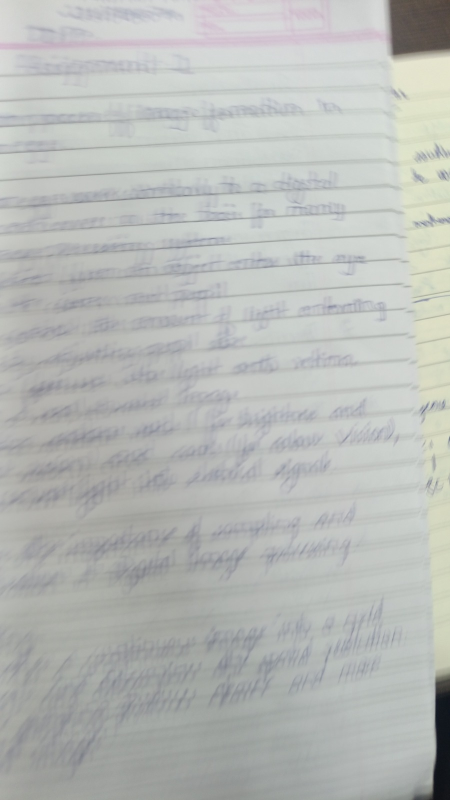
#> input picture dataset/raw/dhanush_doc_001.jpg, 900 x 1600 px (shown at 1/2 size); its folder holds only this picture in this run
$ python evaluate.py --pattern dataset/raw/dhanush_doc_001.jpg
#> lines starting #> are read from the running program, lines starting #| are printed output that depends on the picture; after the words box and inside, x2 and y2 are one past the last pixel; in counts of white or black regions, pixels touching at a corner belong together
### src/preprocessing/loader.py
"""Image loading and resizing utilities."""

from pathlib import Path

import cv2
import numpy as np


def load_image(image_path: str | Path) -> np.ndarray:
    """Load an image from disk in BGR color order.

    Raises FileNotFoundError if the path doesn't exist or OpenCV can't decode it.
    """
    image_path = Path(image_path)
    if not image_path.exists():
        raise FileNotFoundError(f"Image not found: {image_path}")

    image = cv2.imread(str(image_path))
#> image is the input picture: shape (1600, 900, 3); mean B, G, R 183.3, 185.9, 183.2
    if image is None:
        raise FileNotFoundError(f"Could not decode image: {image_path}")

    return image


def resize_image(image: np.ndarray, max_dimension: int = 1500) -> tuple[np.ndarray, float]:
    """Resize so the longer side is at most max_dimension, preserving aspect ratio.

    Large input photos slow down contour/edge detection without adding useful
    detail, so downscaling first speeds up the whole pipeline.
    Returns (resized_image, scale_factor) so callers can map coordinates
    back to the original image if needed.
    """
#> called with max_dimension = 1500
    height, width = image.shape[:2]
    longer_side = max(height, width)

    if longer_side <= max_dimension:
        return image.copy(), 1.0

    scale = max_dimension / longer_side
    new_size = (int(width * scale), int(height * scale))
    resized = cv2.resize(image, new_size, interpolation=cv2.INTER_AREA)
    return resized, scale

### src/evaluation/metrics.py
"""Batch evaluation metrics for the scanning pipeline.

Produces the measurements the project proposal lists under "Evaluation
metrics": detection rate, processing time, output dimensions, and file size
before/after compression.

Note on what "detection success" means here: it records only that a
plausible quadrilateral was *found*, not that it was the correct one.
Whether the detected region is actually the page still has to be judged by
eye - every automatic proxy tried for that failed validation (see
docs/dataset.md). Treat this column as an upper bound.
"""

import csv
import time
from dataclasses import asdict, dataclass, fields
from pathlib import Path

import cv2
import numpy as np

from src.pipeline import detect_document, scan_page
from src.preprocessing.loader import load_image, resize_image


@dataclass
class ImageMetrics:
    image: str
    quad_found: bool
    quad_area_fraction: float
    seconds: float
    output_width: int
    output_height: int
    source_bytes: int
    png_bytes: int
    jpeg_q75_bytes: int


def evaluate_image(image_path: Path) -> ImageMetrics:
    """Run the pipeline on one image and measure it, without writing stage files."""
    started = time.perf_counter()
    original = load_image(image_path)
    resized, _ = resize_image(original)

    image_area = resized.shape[0] * resized.shape[1]
    quad = detect_document(resized)
    enhanced, final = scan_page(resized, quad)
    elapsed = time.perf_counter() - started

    png_bytes = len(cv2.imencode(".png", enhanced)[1])
    jpeg_bytes = len(cv2.imencode(".jpg", enhanced, [cv2.IMWRITE_JPEG_QUALITY, 75])[1])
    area_fraction = (
        float(cv2.contourArea(quad.astype(np.float32)) / image_area) if quad is not None else 0.0
    )

    return ImageMetrics(
        image=image_path.name,
        quad_found=quad is not None,
        quad_area_fraction=round(area_fraction, 4),
        seconds=round(elapsed, 3),
        output_width=final.shape[1],
        output_height=final.shape[0],
        source_bytes=image_path.stat().st_size,
        png_bytes=png_bytes,
        jpeg_q75_bytes=jpeg_bytes,
    )


def evaluate_dataset(image_paths, csv_path: Path) -> list[ImageMetrics]:
    """Evaluate every image and write a per-image CSV."""
    results = [evaluate_image(Path(p)) for p in image_paths]
    csv_path.parent.mkdir(parents=True, exist_ok=True)
    with open(csv_path, "w", newline="", encoding="utf-8") as handle:
        writer = csv.DictWriter(handle, fieldnames=[f.name for f in fields(ImageMetrics)])
        writer.writeheader()
        for row in results:
            writer.writerow(asdict(row))
    return results


def summarise(results: list[ImageMetrics]) -> str:
    """Human-readable summary of a batch, grouped by contributor prefix."""
    if not results:
        return "No images evaluated."

    lines = [f"Images evaluated: {len(results)}"]
    found = [r for r in results if r.quad_found]
    lines.append(f"Quadrilateral found: {len(found)}/{len(results)} ({len(found)/len(results):.0%})")
    lines.append("  (found != correct - correctness needs visual review, see module docstring)")

    times = [r.seconds for r in results]
    lines.append(f"Processing time: mean {np.mean(times):.2f}s, median {np.median(times):.2f}s, max {max(times):.2f}s")

    png = sum(r.png_bytes for r in results)
    jpeg = sum(r.jpeg_q75_bytes for r in results)
    source = sum(r.source_bytes for r in results)
    lines.append(f"Total source: {source/1e6:.1f}MB, enhanced as PNG: {png/1e6:.1f}MB, as JPEG q75: {jpeg/1e6:.1f}MB")
    if jpeg:
        lines.append(f"JPEG q75 is {png/jpeg:.2f}x smaller than PNG on the same output")

    lines.append("\nPer contributor:")
    for prefix in sorted({r.image.split("_")[0] for r in results}):
        subset = [r for r in results if r.image.startswith(prefix)]
        hits = sum(1 for r in subset if r.quad_found)
        mean_area = np.mean([r.quad_area_fraction for r in subset if r.quad_found] or [0])
        lines.append(
            f"  {prefix:<9} n={len(subset):<4} found={hits}/{len(subset)} "
            f"mean quad area={mean_area:.0%} of frame"
        )
    return "\n".join(lines)

### src/detection/edges.py
"""Grayscale conversion, noise reduction, and edge detection."""

import cv2
import numpy as np


def to_grayscale(image: np.ndarray) -> np.ndarray:
    """Convert a BGR image to single-channel grayscale."""
    return cv2.cvtColor(image, cv2.COLOR_BGR2GRAY)


def denoise(gray: np.ndarray, kernel_size: int = 5) -> np.ndarray:
    """Reduce noise with a Gaussian blur while keeping document edges usable.

    Gaussian blur is preferred over median here since it's cheap and smooths
    sensor/lighting noise without eroding the straight edges Canny relies on.
    """
#> called with kernel_size = 5
    return cv2.GaussianBlur(gray, (kernel_size, kernel_size), 0)


def detect_edges(gray: np.ndarray, low_threshold: int = 75, high_threshold: int = 200) -> np.ndarray:
    """Run Canny edge detection on a (blurred) grayscale image."""
    return cv2.Canny(gray, low_threshold, high_threshold)

### src/segmentation/threshold.py
"""Thresholding techniques: paper-region segmentation and final-output binarization."""

import cv2
import numpy as np


def otsu_binarize(gray: np.ndarray) -> np.ndarray:
    """Binarize using Otsu's automatic global threshold.

    Otsu picks a threshold from the image's bimodal histogram instead of a
    fixed guess; combined with THRESH_BINARY, pixels brighter than that
    threshold are always mapped to 255 regardless of how much of the frame
    they cover, so no polarity correction is needed here.
    """
    _, binary = cv2.threshold(gray, 0, 255, cv2.THRESH_BINARY + cv2.THRESH_OTSU)
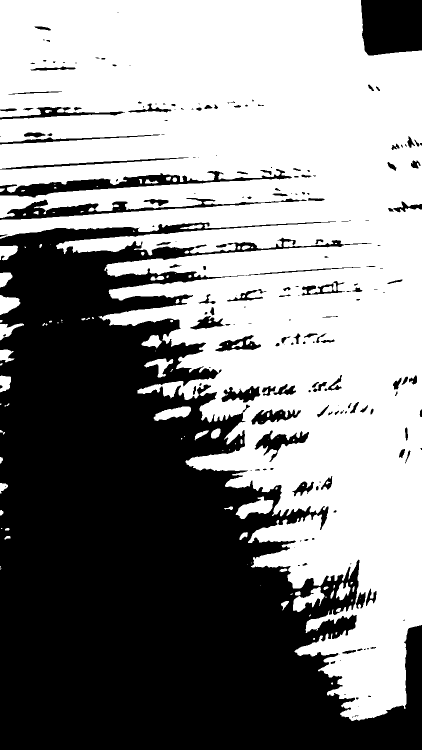
#> binary: shape (1500, 843) (shown at 1/2 size); 54.3% white; 207 black regions (91 under 20 px), largest, box (x1, y1, x2, y2) and area: (0, 443, 843, 1500) 525775, (722, 0, 843, 111) 12459, (0, 338, 584, 395) 8092
    return binary


# [4 lines left out: function global_threshold, not called in this run]


def adaptive_threshold(gray: np.ndarray, block_size: int = 91, c: int = 15) -> np.ndarray:
    """Binarize using a locally-computed threshold per pixel neighborhood.

    A single global threshold (fixed or Otsu) breaks down when lighting
    varies across the page - part of the page ends up all-black or
    all-white. Adaptive thresholding computes each pixel's threshold from
    its own neighborhood, which handles shadows/uneven lighting far better
    and is what actually produces a clean "scanned B&W page" look.

    block_size=91 replaces an earlier default of 25, which was never
    validated against real full-resolution photos and fragmented ordinary
    handwriting into disconnected dashes - a small window sits close enough
    to a stroke's own edge that local contrast swings wildly pixel to pixel.
    A first attempt to fix this changed block_size AND c together and looked
    like a wash across a 41-photo batch (13 better/10 worse/18 tied); that
    conflated two variables. Isolating block_size alone, with c held at its
    original 15, gives 30 better/4 worse/7 tied on the same batch, and the
    losses are minor (verified visually, not just by the fragmentation
    metric a batch this size is scored with).
    """
    return cv2.adaptiveThreshold(
        gray, 255, cv2.ADAPTIVE_THRESH_GAUSSIAN_C, cv2.THRESH_BINARY, block_size, c
    )


# [43 lines left out: function sauvola_threshold, not called in this run]


def segment_paper(gray: np.ndarray) -> np.ndarray:
    """Binarize a grayscale image so the (bright) paper is foreground (255).

    Thin wrapper around otsu_binarize - kept as a separate name because its
    purpose (finding the page's boundary in a raw photo) is distinct from
    using the same technique to binarize the final scanner output.
    """
    return otsu_binarize(gray)


def clean_mask(mask: np.ndarray, close_size: int = 5, open_size: int = 21) -> np.ndarray:
    """Morphologically clean a binary mask before contour extraction.

    Closing (small kernel) fills small holes inside the page silhouette.
    Opening (larger kernel) strips thin spurious protrusions - e.g. a stray
    bright reflection bridging into the background - that would otherwise
    drag a convex-hull boundary estimate way outside the actual page.
    """
#> called with close_size = 5, open_size = 21
    closed = cv2.morphologyEx(mask, cv2.MORPH_CLOSE, np.ones((close_size, close_size), np.uint8))
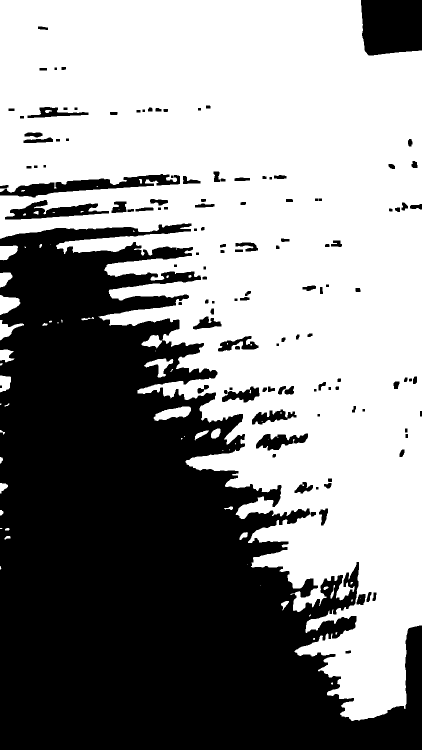
#> closed: shape (1500, 843) (shown at 1/2 size); 55.7% white; 126 black regions, largest, box (x1, y1, x2, y2) and area: (0, 447, 843, 1500) 519398, (722, 0, 843, 111) 12459, (0, 348, 360, 395) 6300
    opened = cv2.morphologyEx(closed, cv2.MORPH_OPEN, np.ones((open_size, open_size), np.uint8))
#> opened: shape (1500, 843); 53.2% white; 44 black regions
    return opened

### src/pipeline.py
"""Shared pipeline steps used by the CLI, the GUI, and the evaluator.

These were duplicated across main.py, app/main.py and the evaluation module,
which meant a tuning change in one place silently diverged from the others.
"""

import cv2
import numpy as np

from src.detection.contours import find_document_contour
from src.detection.edges import denoise, to_grayscale
from src.detection.refine import refine_quad
from src.enhancement.basic import enhance_document
from src.enhancement.contrast import adjust_brightness_contrast
from src.enhancement.illumination import flatten_illumination
from src.enhancement.sharpen import sharpen
from src.morphology.operations import closing, opening
from src.perspective.transform import four_point_transform
from src.segmentation.threshold import adaptive_threshold, clean_mask, segment_paper

BRIGHTNESS = 10
CONTRAST = 1.15
MORPH_KERNEL = 3

MODE_COLOR = "color"
MODE_GRAY = "gray"
MODE_BW = "bw"
OUTPUT_MODES = (MODE_COLOR, MODE_GRAY, MODE_BW)


def detect_document(resized: np.ndarray) -> np.ndarray | None:
    """Find the page's 4 corners in a resized photo, refined onto the real border."""
    gray = to_grayscale(resized)
    mask = clean_mask(segment_paper(denoise(gray)))
    image_area = resized.shape[0] * resized.shape[1]
#> (the rest of the program and of its run is left out)
